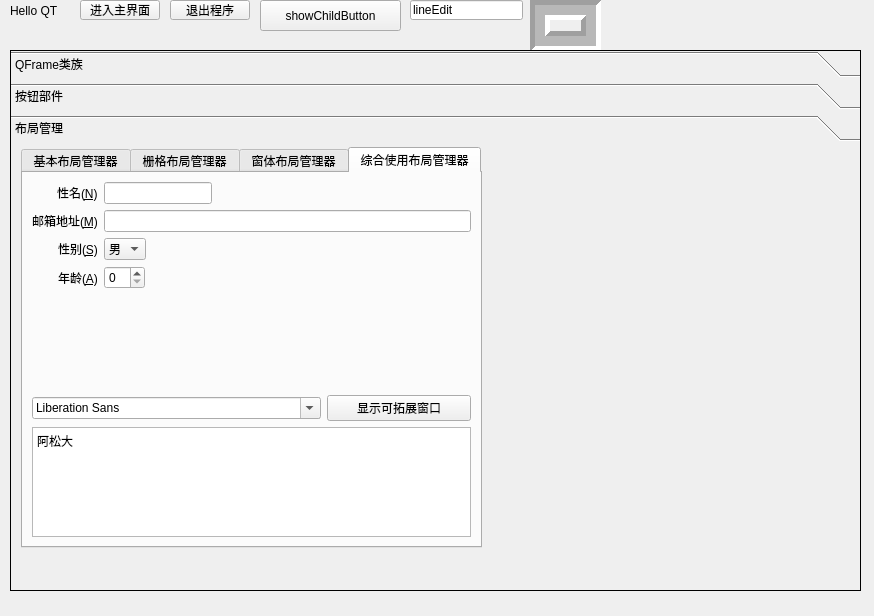
<?xml version="1.0" encoding="UTF-8"?>
<ui version="4.0">
 <class>MyDialog</class>
 <widget class="QDialog" name="MyDialog">
  <property name="geometry">
   <rect>
    <x>0</x>
    <y>0</y>
    <width>874</width>
    <height>616</height>
   </rect>
  </property>
  <property name="windowTitle">
   <string>Dialog</string>
  </property>
  <widget class="QLabel" name="label">
   <property name="geometry">
    <rect>
     <x>10</x>
     <y>0</y>
     <width>71</width>
     <height>21</height>
    </rect>
   </property>
   <property name="text">
    <string>Hello QT</string>
   </property>
  </widget>
  <widget class="QPushButton" name="pb_showChild">
   <property name="geometry">
    <rect>
     <x>260</x>
     <y>0</y>
     <width>141</width>
     <height>31</height>
    </rect>
   </property>
   <property name="text">
    <string>showChildButton</string>
   </property>
   <property name="autoDefault">
    <bool>false</bool>
   </property>
  </widget>
  <widget class="QPushButton" name="pushButton">
   <property name="geometry">
    <rect>
     <x>80</x>
     <y>0</y>
     <width>80</width>
     <height>20</height>
    </rect>
   </property>
   <property name="text">
    <string>进入主界面</string>
   </property>
   <property name="autoDefault">
    <bool>false</bool>
   </property>
  </widget>
  <widget class="QPushButton" name="pushButton_2">
   <property name="geometry">
    <rect>
     <x>170</x>
     <y>0</y>
     <width>80</width>
     <height>20</height>
    </rect>
   </property>
   <property name="text">
    <string>退出程序</string>
   </property>
   <property name="autoDefault">
    <bool>false</bool>
   </property>
  </widget>
  <widget class="QLineEdit" name="lineEdit">
   <property name="geometry">
    <rect>
     <x>410</x>
     <y>0</y>
     <width>113</width>
     <height>20</height>
    </rect>
   </property>
   <property name="text">
    <string>lineEdit</string>
   </property>
  </widget>
  <widget class="QFrame" name="frame">
   <property name="geometry">
    <rect>
     <x>530</x>
     <y>0</y>
     <width>71</width>
     <height>51</height>
    </rect>
   </property>
   <property name="frameShape">
    <enum>QFrame::Box</enum>
   </property>
   <property name="frameShadow">
    <enum>QFrame::Sunken</enum>
   </property>
   <property name="lineWidth">
    <number>5</number>
   </property>
   <property name="midLineWidth">
    <number>10</number>
   </property>
  </widget>
  <widget class="QToolBox" name="toolBox_2">
   <property name="geometry">
    <rect>
     <x>10</x>
     <y>50</y>
     <width>851</width>
     <height>541</height>
    </rect>
   </property>
   <property name="frameShape">
    <enum>QFrame::Box</enum>
   </property>
   <property name="currentIndex">
    <number>2</number>
   </property>
   <widget class="QWidget" name="page_6">
    <property name="geometry">
     <rect>
      <x>0</x>
      <y>0</y>
      <width>849</width>
      <height>461</height>
     </rect>
    </property>
    <attribute name="label">
     <string>QFrame类族</string>
    </attribute>
    <widget class="QLabel" name="label_2">
     <property name="geometry">
      <rect>
       <x>20</x>
       <y>20</y>
       <width>101</width>
       <height>61</height>
      </rect>
     </property>
     <property name="text">
      <string>lable文本/图片</string>
     </property>
     <property name="alignment">
      <set>Qt::AlignCenter</set>
     </property>
     <property name="wordWrap">
      <bool>false</bool>
     </property>
    </widget>
    <widget class="QToolBox" name="toolBox">
     <property name="geometry">
      <rect>
       <x>30</x>
       <y>170</y>
       <width>81</width>
       <height>120</height>
      </rect>
     </property>
     <property name="frameShape">
      <enum>QFrame::Box</enum>
     </property>
     <property name="currentIndex">
      <number>0</number>
     </property>
     <widget class="QWidget" name="page_3">
      <property name="geometry">
       <rect>
        <x>0</x>
        <y>0</y>
        <width>79</width>
        <height>40</height>
       </rect>
      </property>
      <attribute name="label">
       <string>好友</string>
      </attribute>
     </widget>
     <widget class="QWidget" name="page_5">
      <property name="geometry">
       <rect>
        <x>0</x>
        <y>0</y>
        <width>79</width>
        <height>40</height>
       </rect>
      </property>
      <attribute name="label">
       <string>黑名单</string>
      </attribute>
     </widget>
     <widget class="QWidget" name="page_4">
      <property name="geometry">
       <rect>
        <x>0</x>
        <y>0</y>
        <width>79</width>
        <height>40</height>
       </rect>
      </property>
      <attribute name="label">
       <string>陌生人</string>
      </attribute>
     </widget>
    </widget>
    <widget class="QListWidget" name="listWidget">
     <property name="geometry">
      <rect>
       <x>30</x>
       <y>90</y>
       <width>61</width>
       <height>51</height>
      </rect>
     </property>
     <item>
      <property name="text">
       <string>第一页</string>
      </property>
     </item>
     <item>
      <property name="text">
       <string>第二页</string>
      </property>
     </item>
    </widget>
    <widget class="QLCDNumber" name="lcdNumber">
     <property name="geometry">
      <rect>
       <x>150</x>
       <y>30</y>
       <width>91</width>
       <height>41</height>
      </rect>
     </property>
     <property name="smallDecimalPoint">
      <bool>true</bool>
     </property>
     <property name="digitCount">
      <number>7</number>
     </property>
     <property name="value" stdset="0">
      <double>456.122999999999990</double>
     </property>
    </widget>
    <widget class="QStackedWidget" name="stackedWidget">
     <property name="geometry">
      <rect>
       <x>100</x>
       <y>90</y>
       <width>81</width>
       <height>51</height>
      </rect>
     </property>
     <property name="frameShape">
      <enum>QFrame::StyledPanel</enum>
     </property>
     <property name="currentIndex">
      <number>0</number>
     </property>
     <widget class="QWidget" name="page">
      <widget class="QLabel" name="label_3">
       <property name="geometry">
        <rect>
         <x>10</x>
         <y>10</y>
         <width>54</width>
         <height>12</height>
        </rect>
       </property>
       <property name="text">
        <string>第一页</string>
       </property>
      </widget>
     </widget>
     <widget class="QWidget" name="page_2">
      <widget class="QLabel" name="label_4">
       <property name="geometry">
        <rect>
         <x>10</x>
         <y>10</y>
         <width>54</width>
         <height>12</height>
        </rect>
       </property>
       <property name="text">
        <string>第二页</string>
       </property>
      </widget>
     </widget>
    </widget>
   </widget>
   <widget class="QWidget" name="page_7">
    <property name="geometry">
     <rect>
      <x>0</x>
      <y>0</y>
      <width>849</width>
      <height>461</height>
     </rect>
    </property>
    <attribute name="label">
     <string>按钮部件</string>
    </attribute>
    <widget class="QTabWidget" name="tabWidget">
     <property name="geometry">
      <rect>
       <x>10</x>
       <y>0</y>
       <width>821</width>
       <height>451</height>
      </rect>
     </property>
     <property name="currentIndex">
      <number>0</number>
     </property>
     <widget class="QWidget" name="tab">
      <attribute name="title">
       <string>QPushButton</string>
      </attribute>
      <widget class="QPushButton" name="pushBtn1">
       <property name="geometry">
        <rect>
         <x>40</x>
         <y>10</y>
         <width>80</width>
         <height>20</height>
        </rect>
       </property>
       <property name="text">
        <string>pushBtn1</string>
       </property>
       <property name="checkable">
        <bool>true</bool>
       </property>
      </widget>
      <widget class="QPushButton" name="pushBtn2">
       <property name="geometry">
        <rect>
         <x>40</x>
         <y>40</y>
         <width>80</width>
         <height>20</height>
        </rect>
       </property>
       <property name="text">
        <string>pushBtn2</string>
       </property>
       <property name="flat">
        <bool>true</bool>
       </property>
      </widget>
      <widget class="QPushButton" name="pushBtn3">
       <property name="geometry">
        <rect>
         <x>40</x>
         <y>70</y>
         <width>80</width>
         <height>20</height>
        </rect>
       </property>
       <property name="text">
        <string>pushBtn3</string>
       </property>
      </widget>
     </widget>
     <widget class="QWidget" name="tab_2">
      <attribute name="title">
       <string>QCheckBox、QRadioButton、QGroupBox</string>
      </attribute>
      <widget class="QGroupBox" name="groupBox">
       <property name="geometry">
        <rect>
         <x>90</x>
         <y>20</y>
         <width>81</width>
         <height>161</height>
        </rect>
       </property>
       <property name="title">
        <string>复选框</string>
       </property>
       <widget class="QCheckBox" name="checkBox">
        <property name="geometry">
         <rect>
          <x>10</x>
          <y>30</y>
          <width>51</width>
          <height>18</height>
         </rect>
        </property>
        <property name="text">
         <string>跑步</string>
        </property>
       </widget>
       <widget class="QCheckBox" name="checkBox_2">
        <property name="geometry">
         <rect>
          <x>10</x>
          <y>60</y>
          <width>51</width>
          <height>18</height>
         </rect>
        </property>
        <property name="text">
         <string>踢球</string>
        </property>
        <property name="tristate">
         <bool>true</bool>
        </property>
       </widget>
       <widget class="QCheckBox" name="checkBox_3">
        <property name="geometry">
         <rect>
          <x>10</x>
          <y>90</y>
          <width>51</width>
          <height>18</height>
         </rect>
        </property>
        <property name="text">
         <string>游泳</string>
        </property>
       </widget>
      </widget>
      <widget class="QGroupBox" name="groupBox_2">
       <property name="geometry">
        <rect>
         <x>200</x>
         <y>20</y>
         <width>71</width>
         <height>161</height>
        </rect>
       </property>
       <property name="title">
        <string>单选框</string>
       </property>
       <widget class="QRadioButton" name="radioButton">
        <property name="geometry">
         <rect>
          <x>10</x>
          <y>30</y>
          <width>51</width>
          <height>18</height>
         </rect>
        </property>
        <property name="text">
         <string>很好</string>
        </property>
       </widget>
       <widget class="QRadioButton" name="radioButton_2">
        <property name="geometry">
         <rect>
          <x>10</x>
          <y>60</y>
          <width>51</width>
          <height>18</height>
         </rect>
        </property>
        <property name="text">
         <string>一般</string>
        </property>
       </widget>
       <widget class="QRadioButton" name="radioButton_3">
        <property name="geometry">
         <rect>
          <x>10</x>
          <y>90</y>
          <width>51</width>
          <height>18</height>
         </rect>
        </property>
        <property name="text">
         <string>不好</string>
        </property>
       </widget>
      </widget>
     </widget>
     <widget class="QWidget" name="tab_3">
      <attribute name="title">
       <string>QLineEdit</string>
      </attribute>
      <widget class="QLineEdit" name="lineEditt1">
       <property name="geometry">
        <rect>
         <x>120</x>
         <y>30</y>
         <width>113</width>
         <height>20</height>
        </rect>
       </property>
       <property name="echoMode">
        <enum>QLineEdit::Password</enum>
       </property>
      </widget>
      <widget class="QLineEdit" name="lineEditt2">
       <property name="geometry">
        <rect>
         <x>120</x>
         <y>70</y>
         <width>113</width>
         <height>20</height>
        </rect>
       </property>
       <property name="inputMask">
        <string>&gt;AA-90-bb-! aa\#H;*</string>
       </property>
       <property name="text">
        <string>--- #</string>
       </property>
      </widget>
      <widget class="QLineEdit" name="lineEditt3">
       <property name="geometry">
        <rect>
         <x>120</x>
         <y>110</y>
         <width>113</width>
         <height>20</height>
        </rect>
       </property>
      </widget>
      <widget class="QLineEdit" name="lineEditt4">
       <property name="geometry">
        <rect>
         <x>120</x>
         <y>150</y>
         <width>113</width>
         <height>20</height>
        </rect>
       </property>
      </widget>
      <widget class="QLabel" name="label_5">
       <property name="geometry">
        <rect>
         <x>50</x>
         <y>30</y>
         <width>61</width>
         <height>21</height>
        </rect>
       </property>
       <property name="text">
        <string>显示模式：</string>
       </property>
      </widget>
      <widget class="QLabel" name="label_6">
       <property name="geometry">
        <rect>
         <x>50</x>
         <y>70</y>
         <width>61</width>
         <height>21</height>
        </rect>
       </property>
       <property name="text">
        <string>输入模式：</string>
       </property>
      </widget>
      <widget class="QLabel" name="label_7">
       <property name="geometry">
        <rect>
         <x>50</x>
         <y>110</y>
         <width>61</width>
         <height>21</height>
        </rect>
       </property>
       <property name="text">
        <string>输入验证：</string>
       </property>
      </widget>
      <widget class="QLabel" name="label_8">
       <property name="geometry">
        <rect>
         <x>50</x>
         <y>150</y>
         <width>61</width>
         <height>21</height>
        </rect>
       </property>
       <property name="text">
        <string>自动补全：</string>
       </property>
      </widget>
     </widget>
     <widget class="QWidget" name="tab_4">
      <attribute name="title">
       <string>QAbstractSpinBox</string>
      </attribute>
      <widget class="QTimeEdit" name="timeEdit">
       <property name="geometry">
        <rect>
         <x>20</x>
         <y>10</y>
         <width>118</width>
         <height>22</height>
        </rect>
       </property>
       <property name="displayFormat">
        <string>h:mm:ssA</string>
       </property>
      </widget>
      <widget class="QDateEdit" name="dateEdit">
       <property name="geometry">
        <rect>
         <x>20</x>
         <y>50</y>
         <width>110</width>
         <height>22</height>
        </rect>
       </property>
       <property name="calendarPopup">
        <bool>true</bool>
       </property>
      </widget>
      <widget class="QDateTimeEdit" name="dateTimeEdit">
       <property name="geometry">
        <rect>
         <x>20</x>
         <y>90</y>
         <width>194</width>
         <height>22</height>
        </rect>
       </property>
      </widget>
      <widget class="QSpinBox" name="spinBox">
       <property name="geometry">
        <rect>
         <x>260</x>
         <y>10</y>
         <width>61</width>
         <height>22</height>
        </rect>
       </property>
       <property name="suffix">
        <string/>
       </property>
       <property name="prefix">
        <string>¥</string>
       </property>
       <property name="minimum">
        <number>50</number>
       </property>
      </widget>
      <widget class="QDoubleSpinBox" name="doubleSpinBox">
       <property name="geometry">
        <rect>
         <x>260</x>
         <y>50</y>
         <width>81</width>
         <height>22</height>
        </rect>
       </property>
       <property name="suffix">
        <string>%</string>
       </property>
       <property name="decimals">
        <number>4</number>
       </property>
       <property name="singleStep">
        <double>0.100000000000000</double>
       </property>
      </widget>
     </widget>
     <widget class="QWidget" name="tab_5">
      <attribute name="title">
       <string>QAbstractSlider</string>
      </attribute>
      <widget class="QScrollArea" name="scrollArea">
       <property name="geometry">
        <rect>
         <x>20</x>
         <y>20</y>
         <width>251</width>
         <height>231</height>
        </rect>
       </property>
       <property name="horizontalScrollBarPolicy">
        <enum>Qt::ScrollBarAlwaysOn</enum>
       </property>
       <property name="widgetResizable">
        <bool>true</bool>
       </property>
       <widget class="QWidget" name="scrollAreaWidgetContents">
        <property name="geometry">
         <rect>
          <x>0</x>
          <y>0</y>
          <width>249</width>
          <height>215</height>
         </rect>
        </property>
        <widget class="QDial" name="dial">
         <property name="geometry">
          <rect>
           <x>40</x>
           <y>10</y>
           <width>50</width>
           <height>64</height>
          </rect>
         </property>
         <property name="notchesVisible">
          <bool>true</bool>
         </property>
        </widget>
        <widget class="QSlider" name="horizontalSlider">
         <property name="geometry">
          <rect>
           <x>110</x>
           <y>20</y>
           <width>160</width>
           <height>16</height>
          </rect>
         </property>
         <property name="orientation">
          <enum>Qt::Horizontal</enum>
         </property>
         <property name="tickPosition">
          <enum>QSlider::TicksBothSides</enum>
         </property>
        </widget>
        <widget class="QSpinBox" name="spinBox_2">
         <property name="geometry">
          <rect>
           <x>50</x>
           <y>120</y>
           <width>42</width>
           <height>22</height>
          </rect>
         </property>
        </widget>
        <widget class="QSlider" name="verticalSlider">
         <property name="geometry">
          <rect>
           <x>120</x>
           <y>50</y>
           <width>16</width>
           <height>160</height>
          </rect>
         </property>
         <property name="orientation">
          <enum>Qt::Vertical</enum>
         </property>
         <property name="tickPosition">
          <enum>QSlider::TicksBelow</enum>
         </property>
        </widget>
       </widget>
      </widget>
     </widget>
    </widget>
   </widget>
   <widget class="QWidget" name="page_8">
    <property name="geometry">
     <rect>
      <x>0</x>
      <y>0</y>
      <width>849</width>
      <height>461</height>
     </rect>
    </property>
    <attribute name="label">
     <string>布局管理</string>
    </attribute>
    <widget class="QTabWidget" name="tabWidget_2">
     <property name="geometry">
      <rect>
       <x>10</x>
       <y>0</y>
       <width>461</width>
       <height>401</height>
      </rect>
     </property>
     <property name="currentIndex">
      <number>3</number>
     </property>
     <widget class="QWidget" name="tab_6">
      <attribute name="title">
       <string>基本布局管理器</string>
      </attribute>
      <layout class="QVBoxLayout" name="verticalLayout">
       <item>
        <widget class="QFontComboBox" name="fontComboBox"/>
       </item>
       <item>
        <widget class="QTextEdit" name="textEdit"/>
       </item>
      </layout>
     </widget>
     <widget class="QWidget" name="tab_7">
      <attribute name="title">
       <string>栅格布局管理器</string>
      </attribute>
      <layout class="QGridLayout" name="gridLayout">
       <item row="4" column="1">
        <widget class="QPushButton" name="pushButton_9">
         <property name="text">
          <string>PushButton</string>
         </property>
        </widget>
       </item>
       <item row="0" column="0">
        <widget class="QPushButton" name="pushButton_6">
         <property name="text">
          <string>PushButton</string>
         </property>
        </widget>
       </item>
       <item row="1" column="1">
        <widget class="QPushButton" name="pushButton_3">
         <property name="text">
          <string>PushButton</string>
         </property>
        </widget>
       </item>
       <item row="5" column="0">
        <widget class="QPushButton" name="pushButton_4">
         <property name="text">
          <string>PushButton</string>
         </property>
        </widget>
       </item>
       <item row="4" column="2">
        <widget class="QPushButton" name="pushButton_7">
         <property name="text">
          <string>PushButton</string>
         </property>
        </widget>
       </item>
       <item row="2" column="0">
        <widget class="QPushButton" name="pushButton_5">
         <property name="text">
          <string>PushButton</string>
         </property>
        </widget>
       </item>
       <item row="0" column="3">
        <widget class="QPushButton" name="pushButton_8">
         <property name="text">
          <string>PushButton</string>
         </property>
        </widget>
       </item>
      </layout>
     </widget>
     <widget class="QWidget" name="tab_8">
      <attribute name="title">
       <string>窗体布局管理器</string>
      </attribute>
      <widget class="QWidget" name="formLayoutWidget">
       <property name="geometry">
        <rect>
         <x>20</x>
         <y>20</y>
         <width>451</width>
         <height>151</height>
        </rect>
       </property>
       <layout class="QFormLayout" name="formLayout">
        <item row="0" column="0">
         <widget class="QLabel" name="nLabel">
          <property name="text">
           <string>性名(&amp;N):</string>
          </property>
          <property name="buddy">
           <cstring>nLineEdit</cstring>
          </property>
         </widget>
        </item>
        <item row="0" column="1">
         <widget class="QLineEdit" name="nLineEdit"/>
        </item>
        <item row="1" column="0">
         <widget class="QLabel" name="mLabel">
          <property name="text">
           <string>邮箱(&amp;M)</string>
          </property>
          <property name="buddy">
           <cstring>mLineEdit</cstring>
          </property>
         </widget>
        </item>
        <item row="1" column="1">
         <widget class="QLineEdit" name="mLineEdit"/>
        </item>
        <item row="2" column="0">
         <widget class="QLabel" name="sLabel">
          <property name="text">
           <string>性别(&amp;S)</string>
          </property>
          <property name="buddy">
           <cstring>sComboBox</cstring>
          </property>
         </widget>
        </item>
        <item row="2" column="1">
         <widget class="QComboBox" name="sComboBox">
          <item>
           <property name="text">
            <string>男</string>
           </property>
          </item>
          <item>
           <property name="text">
            <string>女</string>
           </property>
          </item>
         </widget>
        </item>
        <item row="3" column="0">
         <widget class="QLabel" name="aLabel">
          <property name="text">
           <string>年龄(&amp;A)</string>
          </property>
          <property name="buddy">
           <cstring>aSpinBox</cstring>
          </property>
         </widget>
        </item>
        <item row="3" column="1">
         <widget class="QSpinBox" name="aSpinBox"/>
        </item>
       </layout>
      </widget>
     </widget>
     <widget class="QWidget" name="tab_9">
      <attribute name="title">
       <string>综合使用布局管理器</string>
      </attribute>
      <layout class="QVBoxLayout" name="verticalLayout_3">
       <item>
        <layout class="QFormLayout" name="formLayout_2">
         <property name="fieldGrowthPolicy">
          <enum>QFormLayout::ExpandingFieldsGrow</enum>
         </property>
         <property name="rowWrapPolicy">
          <enum>QFormLayout::DontWrapRows</enum>
         </property>
         <property name="labelAlignment">
          <set>Qt::AlignRight|Qt::AlignTrailing|Qt::AlignVCenter</set>
         </property>
         <item row="0" column="1">
          <widget class="QLineEdit" name="nLineEdit_2">
           <property name="sizePolicy">
            <sizepolicy hsizetype="Preferred" vsizetype="Fixed">
             <horstretch>0</horstretch>
             <verstretch>0</verstretch>
            </sizepolicy>
           </property>
          </widget>
         </item>
         <item row="1" column="0">
          <widget class="QLabel" name="mLabel_2">
           <property name="text">
            <string>邮箱地址(&amp;M)</string>
           </property>
           <property name="buddy">
            <cstring>mLineEdit_2</cstring>
           </property>
          </widget>
         </item>
         <item row="1" column="1">
          <widget class="QLineEdit" name="mLineEdit_2">
           <property name="sizePolicy">
            <sizepolicy hsizetype="Expanding" vsizetype="Fixed">
             <horstretch>0</horstretch>
             <verstretch>0</verstretch>
            </sizepolicy>
           </property>
          </widget>
         </item>
         <item row="2" column="0">
          <widget class="QLabel" name="sLabel_2">
           <property name="text">
            <string>性别(&amp;S)</string>
           </property>
           <property name="buddy">
            <cstring>sComboBox_2</cstring>
           </property>
          </widget>
         </item>
         <item row="2" column="1">
          <widget class="QComboBox" name="sComboBox_2">
           <item>
            <property name="text">
             <string>男</string>
            </property>
           </item>
           <item>
            <property name="text">
             <string>女</string>
            </property>
           </item>
          </widget>
         </item>
         <item row="3" column="0">
          <widget class="QLabel" name="aLabel_2">
           <property name="text">
            <string>年龄(&amp;A)</string>
           </property>
           <property name="buddy">
            <cstring>aSpinBox_2</cstring>
           </property>
          </widget>
         </item>
         <item row="3" column="1">
          <widget class="QSpinBox" name="aSpinBox_2"/>
         </item>
         <item row="0" column="0">
          <widget class="QLabel" name="nLabel_2">
           <property name="text">
            <string>性名(&amp;N)</string>
           </property>
           <property name="buddy">
            <cstring>nLineEdit_2</cstring>
           </property>
          </widget>
         </item>
        </layout>
       </item>
       <item>
        <spacer name="horizontalSpacer">
         <property name="orientation">
          <enum>Qt::Horizontal</enum>
         </property>
         <property name="sizeType">
          <enum>QSizePolicy::Expanding</enum>
         </property>
         <property name="sizeHint" stdset="0">
          <size>
           <width>40</width>
           <height>100</height>
          </size>
         </property>
        </spacer>
       </item>
       <item>
        <layout class="QVBoxLayout" name="verticalLayout_2">
         <item>
          <layout class="QHBoxLayout" name="horizontalLayout" stretch="2,1">
           <item>
            <widget class="QFontComboBox" name="fontComboBox_2"/>
           </item>
           <item>
            <widget class="QPushButton" name="pushButton_10">
             <property name="text">
              <string>显示可拓展窗口</string>
             </property>
             <property name="checkable">
              <bool>true</bool>
             </property>
            </widget>
           </item>
          </layout>
         </item>
         <item>
          <widget class="QTextEdit" name="textEdit_2">
           <property name="html">
            <string>&lt;!DOCTYPE HTML PUBLIC &quot;-//W3C//DTD HTML 4.0//EN&quot; &quot;http://www.w3.org/TR/REC-html40/strict.dtd&quot;&gt;
&lt;html&gt;&lt;head&gt;&lt;meta name=&quot;qrichtext&quot; content=&quot;1&quot; /&gt;&lt;style type=&quot;text/css&quot;&gt;
p, li { white-space: pre-wrap; }
&lt;/style&gt;&lt;/head&gt;&lt;body style=&quot; font-family:'SimSun'; font-size:9pt; font-weight:400; font-style:normal;&quot;&gt;
&lt;p style=&quot; margin-top:0px; margin-bottom:0px; margin-left:0px; margin-right:0px; -qt-block-indent:0; text-indent:0px;&quot;&gt;阿松大&lt;/p&gt;&lt;/body&gt;&lt;/html&gt;</string>
           </property>
          </widget>
         </item>
        </layout>
       </item>
      </layout>
     </widget>
    </widget>
   </widget>
  </widget>
 </widget>
 <resources/>
 <connections>
  <connection>
   <sender>pushButton_2</sender>
   <signal>clicked()</signal>
   <receiver>MyDialog</receiver>
   <slot>close()</slot>
   <hints>
    <hint type="sourcelabel">
     <x>398</x>
     <y>170</y>
    </hint>
    <hint type="destinationlabel">
     <x>430</x>
     <y>222</y>
    </hint>
   </hints>
  </connection>
  <connection>
   <sender>dial</sender>
   <signal>valueChanged(int)</signal>
   <receiver>horizontalSlider</receiver>
   <slot>setValue(int)</slot>
   <hints>
    <hint type="sourcelabel">
     <x>133</x>
     <y>221</y>
    </hint>
    <hint type="destinationlabel">
     <x>313</x>
     <y>183</y>
    </hint>
   </hints>
  </connection>
  <connection>
   <sender>listWidget</sender>
   <signal>currentRowChanged(int)</signal>
   <receiver>stackedWidget</receiver>
   <slot>setCurrentIndex(int)</slot>
   <hints>
    <hint type="sourcelabel">
     <x>101</x>
     <y>211</y>
    </hint>
    <hint type="destinationlabel">
     <x>191</x>
     <y>217</y>
    </hint>
   </hints>
  </connection>
  <connection>
   <sender>dial</sender>
   <signal>sliderMoved(int)</signal>
   <receiver>verticalSlider</receiver>
   <slot>setValue(int)</slot>
   <hints>
    <hint type="sourcelabel">
     <x>133</x>
     <y>221</y>
    </hint>
    <hint type="destinationlabel">
     <x>179</x>
     <y>313</y>
    </hint>
   </hints>
  </connection>
  <connection>
   <sender>fontComboBox</sender>
   <signal>currentTextChanged(QString)</signal>
   <receiver>textEdit</receiver>
   <slot>setFontFamily(QString)</slot>
   <hints>
    <hint type="sourcelabel">
     <x>113</x>
     <y>164</y>
    </hint>
    <hint type="destinationlabel">
     <x>113</x>
     <y>192</y>
    </hint>
   </hints>
  </connection>
 </connections>
</ui>
